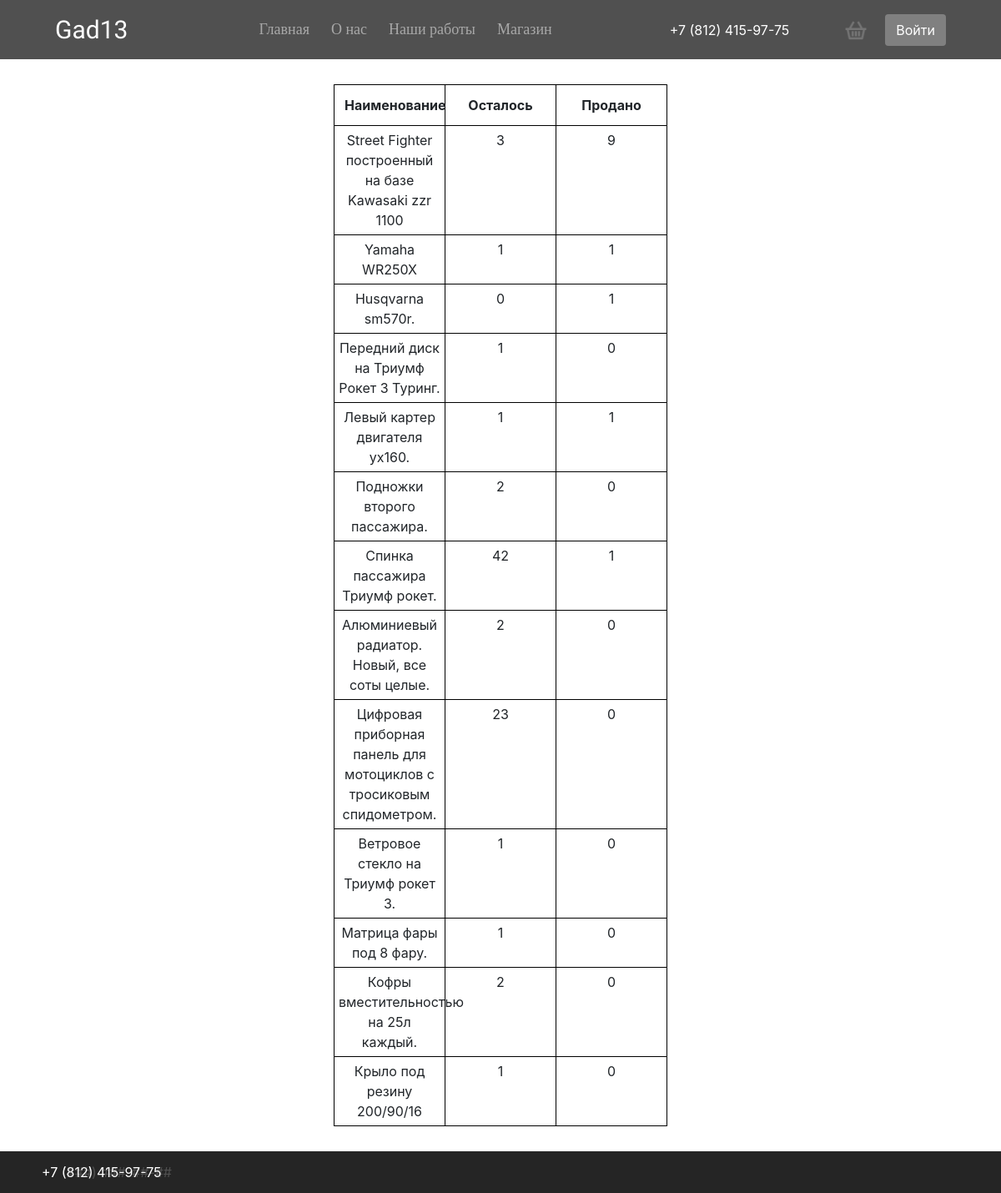
Before: /store/table/ with the older database file.
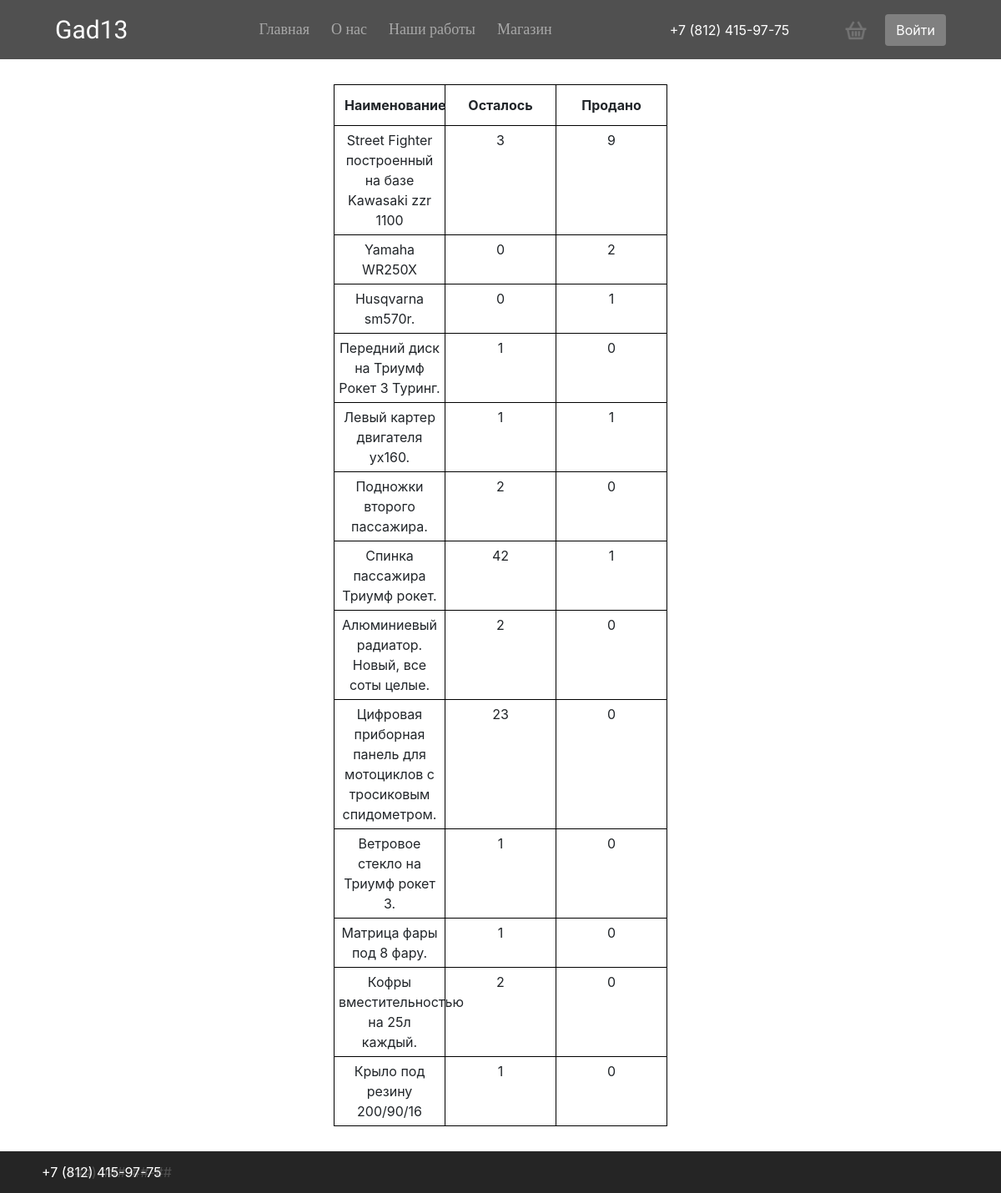
After: the same page with the newer database file.
### store/models.py (models this page shows, shortened)
class Product(models.Model):
    title = models.CharField(max_length=255, verbose_name="Название продукта")
    description = models.TextField(verbose_name="Описание продукта")
    price = models.PositiveIntegerField(verbose_name="Цена продукта")
    amount = models.PositiveIntegerField(verbose_name="Остаток а наличии")
    selled = models.IntegerField(default=0 ,verbose_name="Продано товаров")
    category = models.ForeignKey(Category, on_delete=models.CASCADE, null=True)
    created_at = models.DateTimeField(auto_now_add=True)
    updated_at = models.DateTimeField(auto_now=True)
    class Meta:
        verbose_name = "Продукт"
        verbose_name_plural = "Продукты"

### store/views.py (the view, shortened to what this page needs)
# urls.py: path('table/', views.TableStoreView.as_view()),
class TableStoreView(View):
    template_name = 'store_table.html'
    def get_context(self):
        context = {}
        products = Product.objects.all()
        context['products'] = products
        return context
    def get(self, request, *args, **kwargs):
        context = self.get_context()
        return render(request, self.template_name, context)

### store/templates/store_table.html (shortened to what this page needs)
{% extends 'base_store.html' %}
{% block content %}
{% load static %}
<main>
  <div class="profile">
    <table class="table">
        <thead>
        <tr>
            <th>Наименование</th>
            <th>Осталось</th>
            <th>Продано</th>
        </tr>
        </thead>
        <tbody>
        {% for product in products %}
        <tr>
            <td>{{ product.title }}</td>
            <td>{{ product.amount }}</td>
            <td>{{ product.selled }}</td>
        </tr>
        {% endfor %}
        </tbody>
    </table>
  </div>
</main>
<footer>
  <p>+7 (###) ###-##-##</p>
</footer>
{% endblock %}

Changed rows visible on the page:
changed Product "Yamaha WR250X": amount "1" → "0"; selled "1" → "2"
